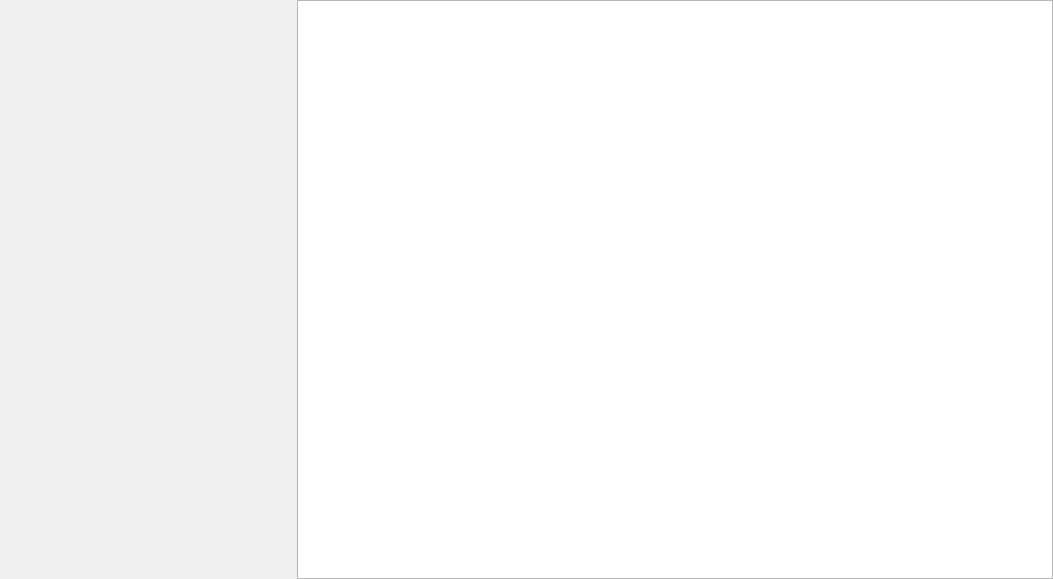
<?xml version="1.0" encoding="UTF-8"?>
<ui version="4.0">
 <class>Q_StarPoint_SP9500_Cal_TX_LO_Leak_Widget</class>
 <widget class="QWidget" name="Q_StarPoint_SP9500_Cal_TX_LO_Leak_Widget">
  <property name="geometry">
   <rect>
    <x>0</x>
    <y>0</y>
    <width>1053</width>
    <height>579</height>
   </rect>
  </property>
  <property name="windowTitle">
   <string>Form</string>
  </property>
  <layout class="QVBoxLayout" name="verticalLayout" stretch="1">
   <property name="spacing">
    <number>0</number>
   </property>
   <property name="leftMargin">
    <number>0</number>
   </property>
   <property name="topMargin">
    <number>0</number>
   </property>
   <property name="rightMargin">
    <number>0</number>
   </property>
   <property name="bottomMargin">
    <number>0</number>
   </property>
   <item>
    <widget class="QSplitter" name="splitter1">
     <property name="sizePolicy">
      <sizepolicy hsizetype="Expanding" vsizetype="Expanding">
       <horstretch>0</horstretch>
       <verstretch>0</verstretch>
      </sizepolicy>
     </property>
     <property name="orientation">
      <enum>Qt::Horizontal</enum>
     </property>
     <property name="handleWidth">
      <number>1</number>
     </property>
     <widget class="Q_Config_Result_Widget" name="config_result" native="true"/>
     <widget class="QSplitter" name="splitter0">
      <property name="orientation">
       <enum>Qt::Vertical</enum>
      </property>
      <property name="handleWidth">
       <number>1</number>
      </property>
      <widget class="Q_Table_View" name="tableView"/>
     </widget>
    </widget>
   </item>
  </layout>
 </widget>
 <customwidgets>
  <customwidget>
   <class>Q_Table_View</class>
   <extends>QTableView</extends>
   <header>table_view.hpp</header>
  </customwidget>
  <customwidget>
   <class>Q_Config_Result_Widget</class>
   <extends>QWidget</extends>
   <header>config_result.h</header>
   <container>1</container>
  </customwidget>
 </customwidgets>
 <resources/>
 <connections/>
</ui>
